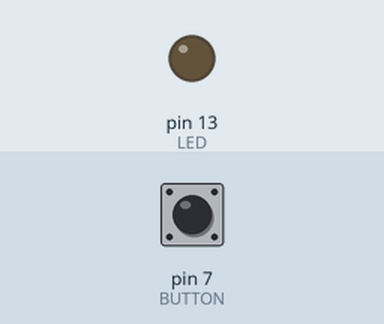
Simulated run of this sketch. Board: Arduino Uno, built with avr-gcc and run on an emulated ATmega328P. Shown: output pins drawn as LEDs (lit = HIGH). The inputs (shaded band) are chosen by the test bench; at power-on: pin 7 (BUTTON) LOW.

Above: at 1.2 s.
1.3 s: pin 7 (BUTTON) pulled HIGH for 0.15 s
At 1.6 s:
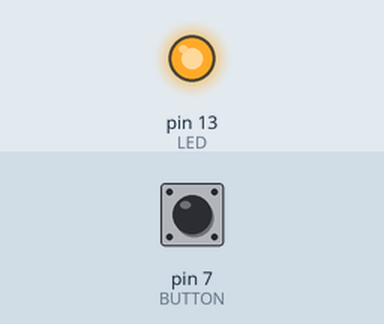
2.9 s: pin 7 (BUTTON) pulled HIGH for 1 s
At 4.0 s:
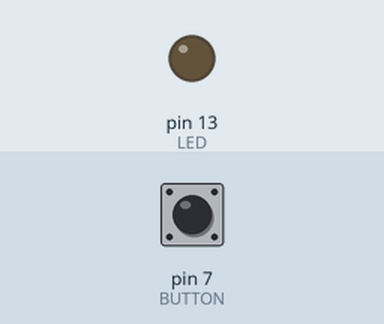
5.4 s: pin 7 (BUTTON) pulled HIGH for 3.2 s
At 5.9 s:
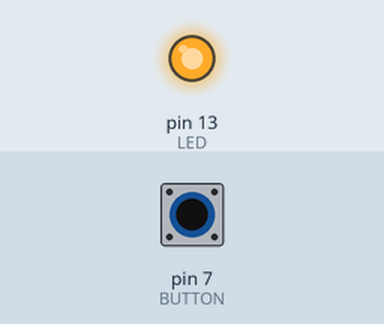
Timing chart, 0 to 8.4 s (numbered marks = the images above; inputs shaded):
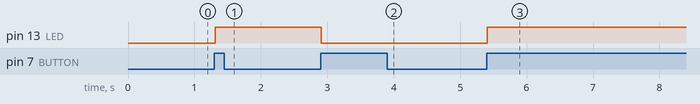

The sketch:

sketch_03C.ino
```cpp
// Example 03C: Turn on LED while button is pressed
//              and keep it on after it is released
//              with improved formula and simple de-bouncing.
//              20181025

const int LED = 13;
const int BUTTON = 7;

int val = 0;
int old_val = 0;
int state = 0;

void setup() {
  // put your setup code here, to run once:
  pinMode(LED, OUTPUT);
  pinMode(BUTTON, INPUT);
}

void loop() {
  // put your main code here, to run repeatedly:
  val = digitalRead(BUTTON);

  if ((val == HIGH) && (old_val == LOW)) {
    state = 1 - state;
    delay(10);
  }

  old_val = val;

  if (state == 1) {
    digitalWrite(LED, HIGH);
    } else {
      digitalWrite(LED, LOW);
    }
}
```

Measured:
- after the input at 1.3 s, pin 13 (LED): LOW → HIGH at once
- after the input at 2.9 s, pin 13 (LED): HIGH → LOW at once
- after the input at 5.4 s, pin 13 (LED): LOW → HIGH at once
